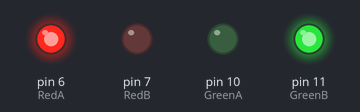
Bench run of a sketch on a simulated Arduino Uno, built with avr-gcc and run on an emulated ATmega328P. On the bench: output pins drawn as LEDs (lit = HIGH).

Above: at 0.1 s.
At 8.1 s:
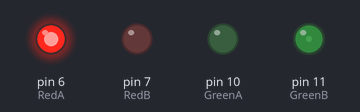
At 10.1 s:
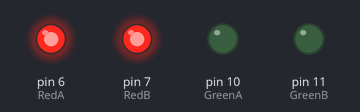
At 19.1 s:
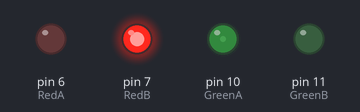
At 33.1 s:
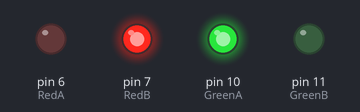
Timing chart, 0 to 34.6 s (numbered marks = the images above):
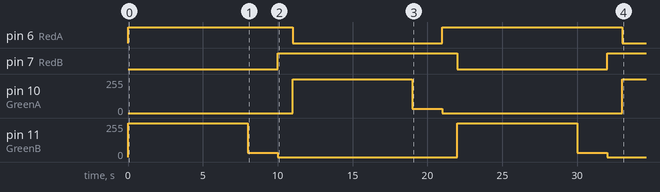

Measured:
- by itself, pin 6 (RedA): alternates HIGH for 11.5 s and LOW for 10.0 s
- by itself, pin 7 (RedB): LOW → HIGH at 10.0 s, → LOW 12.0 s later, → HIGH 10.0 s later
- by itself, pin 10 (GreenA): 0/255 → 255/255 at 11.0 s, → 32/255 8.0 s later, → 0/255 2.0 s later, → 255/255 12.0 s later
- by itself, pin 11 (GreenB): 0/255 → 255/255 at 0.00 s, → 32/255 8.0 s later, → 0/255 2.0 s later, → 255/255 12.0 s later, … (6 changes in this stretch)

The sketch:

traffic1.ino
```cpp
#define GreenA  10
#define GreenB  11
#define RedA    6
#define RedB    7

#define ON      255
#define OFF     0
#define DIM     32

void setup()
{
  pinMode(GreenA, OUTPUT);
  pinMode(GreenB, OUTPUT);
  pinMode(RedA, OUTPUT);
  pinMode(RedB, OUTPUT);
}

void loop()
{
  analogWrite(GreenA, OFF);
  analogWrite(GreenB, OFF);
  analogWrite(RedA, OFF);
  analogWrite(RedB, OFF);

  while(1)
  {
    analogWrite(GreenB, ON);
    analogWrite(RedA, ON);
    delay(8000);
    analogWrite(GreenB, DIM);
    delay(2000);
    analogWrite(GreenB, OFF);
    analogWrite(RedB, ON);
    delay(1000);
    analogWrite(GreenA, ON);
    analogWrite(RedA, OFF);

    delay(8000);
    analogWrite(GreenA, DIM);
    delay(2000);
    analogWrite(GreenA, OFF);
    analogWrite(RedA, ON);
    delay(1000);
    analogWrite(GreenB, ON);
    analogWrite(RedB, OFF);
  }
}
```
